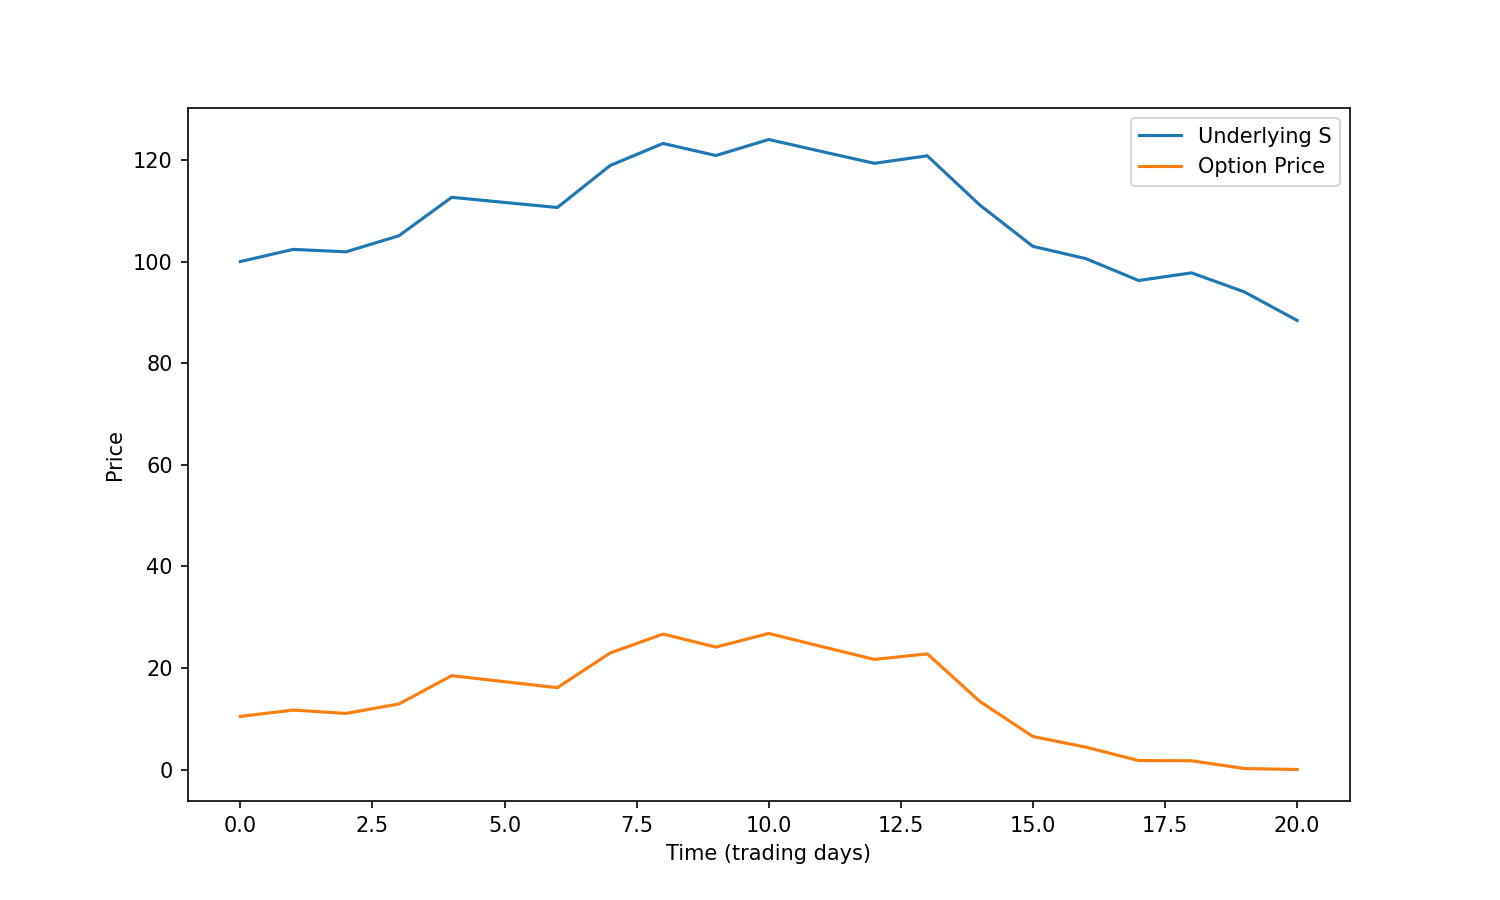

This figure's Python source:
import numpy as np
import matplotlib.pyplot as plt
from greeks import option_price, delta, gamma, vega, theta, rho


def simulate_path(S0, K, T, r, sigma, option_type="call", steps=20, seed=None):
    """
    Simulate one path of the underlying and compute Greeks along the way.
    steps: number of time‐steps (e.g. trading days)
    """
    if seed is not None:
        np.random.seed(seed)
    dt = T / steps
    times = np.linspace(0, T, steps + 1)
    S = np.empty(steps + 1)
    S[0] = S0

    # Pre‐allocate arrays
    price = np.empty_like(S)
    delta_arr = np.empty_like(S)
    gamma_arr = np.empty_like(S)
    vega_arr = np.empty_like(S)
    theta_arr = np.empty_like(S)
    rho_arr = np.empty_like(S)

    # simulate S
    for i in range(steps):
        z = np.random.randn()
        S[i + 1] = S[i] * np.exp((r - 0.5 * sigma**2) * dt + sigma * np.sqrt(dt) * z)

    # compute greeks at each time
    for i, t in enumerate(times):
        T_rem = max(T - t, 0)
        price[i] = option_price(option_type, S[i], K, T_rem, r, sigma)
        delta_arr[i] = delta(option_type, S[i], K, T_rem, r, sigma)
        gamma_arr[i] = gamma(S[i], K, T_rem, r, sigma)
        vega_arr[i] = vega(S[i], K, T_rem, r, sigma)
        theta_arr[i] = theta(option_type, S[i], K, T_rem, r, sigma)
        rho_arr[i] = rho(option_type, S[i], K, T_rem, r, sigma)

    return times, S, price, delta_arr, gamma_arr, vega_arr, theta_arr, rho_arr


if __name__ == "__main__":
    # example
    T = 1  # years
    r = 0.05
    σ = 0.2
    S0 = 100
    K = 100
    steps = 20  # e.g. trading days
    ts, S, P, D, G, Vg, Th, Rho = simulate_path(
        S0, K, T, r, σ, option_type="call", steps=steps, seed=42
    )

    # convert the year‐fractions to days
    days = ts * steps

    plt.figure(figsize=(10, 6))
    plt.plot(days, S, label="Underlying S")
    plt.plot(days, P, label="Option Price")
    plt.xlabel("Time (trading days)")
    plt.ylabel("Price")
    plt.legend()
    plt.savefig("simulation.png", dpi=150)
    print("Saved plot to simulation.png")
